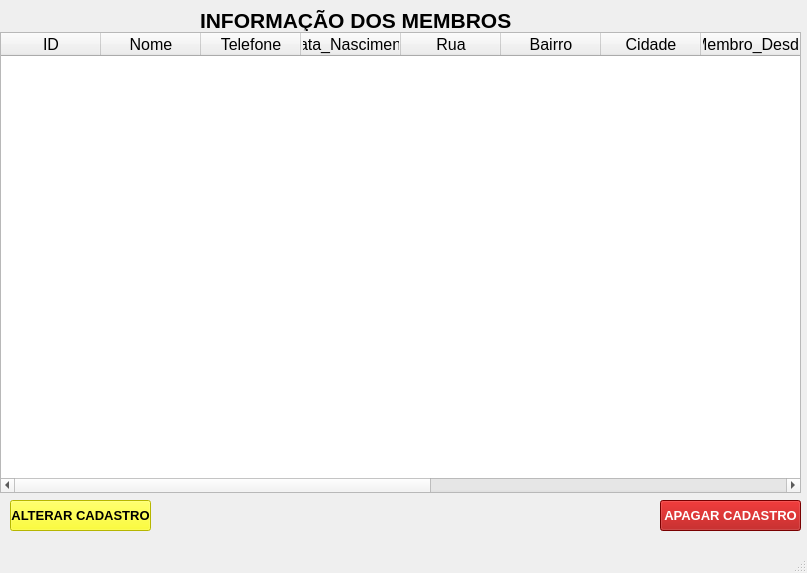
<?xml version="1.0" encoding="UTF-8"?>
<ui version="4.0">
 <class>MainWindow</class>
 <widget class="QMainWindow" name="MainWindow">
  <property name="geometry">
   <rect>
    <x>0</x>
    <y>0</y>
    <width>807</width>
    <height>573</height>
   </rect>
  </property>
  <property name="windowTitle">
   <string>MainWindow</string>
  </property>
  <widget class="QWidget" name="centralwidget">
   <widget class="QLabel" name="label">
    <property name="geometry">
     <rect>
      <x>200</x>
      <y>10</y>
      <width>321</width>
      <height>21</height>
     </rect>
    </property>
    <property name="font">
     <font>
      <pointsize>16</pointsize>
      <weight>75</weight>
      <bold>true</bold>
     </font>
    </property>
    <property name="text">
     <string>INFORMAÇÃO DOS MEMBROS</string>
    </property>
   </widget>
   <widget class="QTableWidget" name="tableWidget">
    <property name="geometry">
     <rect>
      <x>0</x>
      <y>32</y>
      <width>801</width>
      <height>461</height>
     </rect>
    </property>
    <property name="font">
     <font>
      <pointsize>12</pointsize>
     </font>
    </property>
    <column>
     <property name="text">
      <string>ID</string>
     </property>
    </column>
    <column>
     <property name="text">
      <string>Nome</string>
     </property>
    </column>
    <column>
     <property name="text">
      <string>Telefone</string>
     </property>
    </column>
    <column>
     <property name="text">
      <string>Data_Nascimento</string>
     </property>
    </column>
    <column>
     <property name="text">
      <string>Rua</string>
     </property>
    </column>
    <column>
     <property name="text">
      <string>Bairro</string>
     </property>
    </column>
    <column>
     <property name="text">
      <string>Cidade</string>
     </property>
    </column>
    <column>
     <property name="text">
      <string>Membro_Desde</string>
     </property>
    </column>
    <column>
     <property name="text">
      <string>Data_Batizmo</string>
     </property>
    </column>
    <column>
     <property name="text">
      <string>Igreja_Batizmo</string>
     </property>
    </column>
    <column>
     <property name="text">
      <string>Encontro</string>
     </property>
    </column>
    <column>
     <property name="text">
      <string>Nave</string>
     </property>
    </column>
    <column>
     <property name="text">
      <string>Voluntariado</string>
     </property>
    </column>
   </widget>
   <widget class="QPushButton" name="btnAlterar">
    <property name="geometry">
     <rect>
      <x>10</x>
      <y>500</y>
      <width>141</width>
      <height>31</height>
     </rect>
    </property>
    <property name="font">
     <font>
      <pointsize>10</pointsize>
      <weight>75</weight>
      <bold>true</bold>
     </font>
    </property>
    <property name="styleSheet">
     <string notr="true">background-color: rgb(255, 255, 0);</string>
    </property>
    <property name="text">
     <string>ALTERAR CADASTRO</string>
    </property>
   </widget>
   <widget class="QPushButton" name="btnApagar">
    <property name="geometry">
     <rect>
      <x>660</x>
      <y>500</y>
      <width>141</width>
      <height>31</height>
     </rect>
    </property>
    <property name="font">
     <font>
      <pointsize>10</pointsize>
      <weight>75</weight>
      <bold>true</bold>
     </font>
    </property>
    <property name="styleSheet">
     <string notr="true">background-color: rgb(170, 0, 0);
color: rgb(255, 255, 255);</string>
    </property>
    <property name="text">
     <string>APAGAR CADASTRO</string>
    </property>
   </widget>
  </widget>
  <widget class="QMenuBar" name="menubar">
   <property name="geometry">
    <rect>
     <x>0</x>
     <y>0</y>
     <width>807</width>
     <height>21</height>
    </rect>
   </property>
  </widget>
  <widget class="QStatusBar" name="statusbar"/>
 </widget>
 <resources/>
 <connections/>
</ui>
